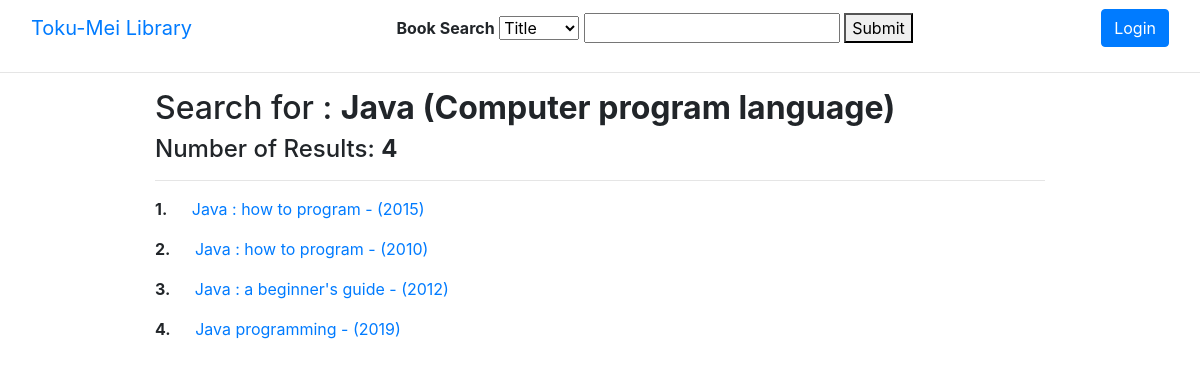
The page /searchBySubject/Java (Computer program language)/ on the database its author committed.
### catalogue/models.py (models this page shows)
class Booktitle(models.Model):
    title = models.CharField(max_length=250)
    author = models.TextField(blank=True, null=True)
    edition = models.CharField(max_length=100, blank=True, null=True)
    publisher = models.CharField(max_length=250, blank=True, null=True)
    year = models.IntegerField(blank=True, null=True)
    format = models.CharField(max_length=250, blank=True, null=True)
    series = models.TextField(blank=True, null=True)
    subjects = models.TextField(blank=True, null=True)
    note = models.TextField(blank=True, null=True)
    language = models.CharField(max_length=100, blank=True, null=True)
    isbn = models.TextField(blank=True, null=True)
    created_on = models.DateTimeField(auto_now=True)
    updated_on = models.DateTimeField(auto_now_add=True)
    def __str__(self):
        return "{} - ({})".format(self.title, self.year)

### catalogue/views.py (the view)
# urls.py: path('searchBySubject/<subject>/', searchBySubject),
def searchBySubject(request, subject):
    books = Booktitle.objects.filter(subjects__contains=subject)
    num = len(books)
    context = {
        'num': num,
        'keyword':subject,
        'books':books,
    }
    return render(request, 'search.html', context)

### catalogue/templates/search.html
{% extends 'base.html' %}
{% block content %}
<div class="container">
    <h2>Search for : <b>{{keyword}}</b></h2>
    <h4>Number of Results: <b>{{num}}</b></h4>
    <hr>
    {% for bk in books %}
    <p><b class="rs_counter">{{forloop.counter}}.</b> <a href="/record/{{bk.id}}">{{bk}}</a></p>
    {% endfor %}
</div>
{% endblock content %}

### catalogue/templates/base.html (style rules this page uses)
.container { max-width: 920px; }
.rs_counter { margin-right: 20px; }

### rows shown on the page
Booktitle: title+year "Java : how to program - (2015)"
Booktitle: title+year "Java : how to program - (2010)"
Booktitle: title+year "Java : a beginner's guide - (2012)"
Booktitle: title+year "Java programming - (2019)"

### other values the page prints
{{ keyword }} "Java (Computer program language)"
{{ num }} "4"
